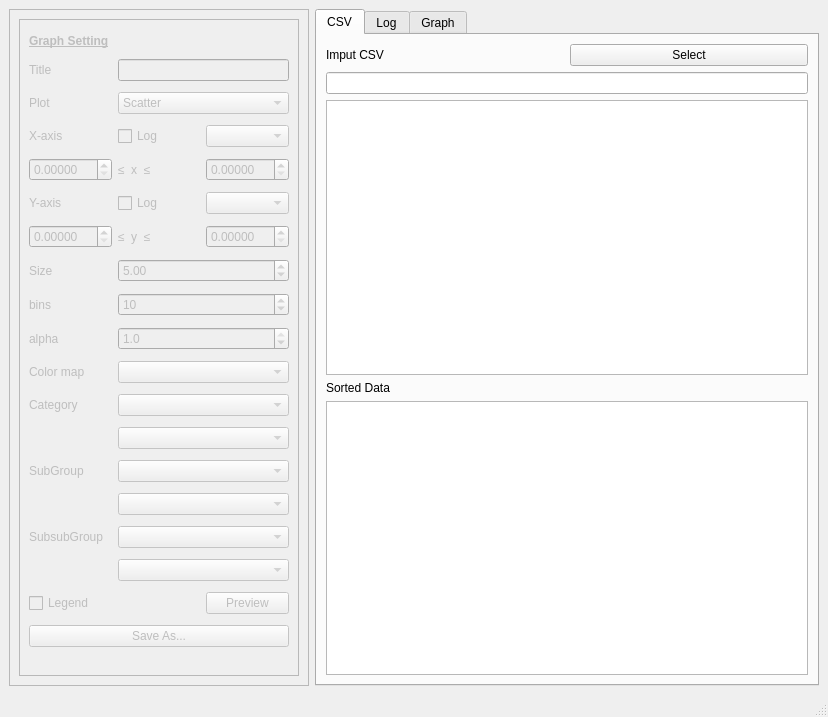
<?xml version="1.0" encoding="UTF-8"?>
<ui version="4.0">
 <class>MainWindow</class>
 <widget class="QMainWindow" name="MainWindow">
  <property name="geometry">
   <rect>
    <x>0</x>
    <y>0</y>
    <width>828</width>
    <height>717</height>
   </rect>
  </property>
  <property name="windowTitle">
   <string>MainWindow</string>
  </property>
  <widget class="QWidget" name="centralwidget">
   <layout class="QGridLayout" name="gridLayout_2">
    <item row="0" column="0">
     <widget class="QScrollArea" name="scrollArea">
      <property name="minimumSize">
       <size>
        <width>240</width>
        <height>0</height>
       </size>
      </property>
      <property name="maximumSize">
       <size>
        <width>300</width>
        <height>16777215</height>
       </size>
      </property>
      <property name="widgetResizable">
       <bool>true</bool>
      </property>
      <widget class="QWidget" name="scrollAreaWidgetContents">
       <property name="geometry">
        <rect>
         <x>0</x>
         <y>0</y>
         <width>303</width>
         <height>648</height>
        </rect>
       </property>
       <layout class="QGridLayout" name="gridLayout_5">
        <item row="1" column="1">
         <widget class="QFrame" name="frame_graph">
          <property name="enabled">
           <bool>false</bool>
          </property>
          <property name="frameShape">
           <enum>QFrame::StyledPanel</enum>
          </property>
          <property name="frameShadow">
           <enum>QFrame::Raised</enum>
          </property>
          <layout class="QGridLayout" name="gridLayout_6">
           <item row="9" column="0">
            <widget class="QLabel" name="label_bins">
             <property name="text">
              <string>bins</string>
             </property>
            </widget>
           </item>
           <item row="10" column="0">
            <widget class="QLabel" name="label_30">
             <property name="text">
              <string>alpha</string>
             </property>
            </widget>
           </item>
           <item row="3" column="0">
            <widget class="QLabel" name="label_18">
             <property name="text">
              <string>X-axis</string>
             </property>
            </widget>
           </item>
           <item row="11" column="0">
            <widget class="QLabel" name="label">
             <property name="text">
              <string>Color map</string>
             </property>
            </widget>
           </item>
           <item row="0" column="0" colspan="3">
            <widget class="QLabel" name="label_22">
             <property name="sizePolicy">
              <sizepolicy hsizetype="Preferred" vsizetype="Fixed">
               <horstretch>0</horstretch>
               <verstretch>0</verstretch>
              </sizepolicy>
             </property>
             <property name="font">
              <font>
               <weight>75</weight>
               <bold>true</bold>
               <underline>true</underline>
              </font>
             </property>
             <property name="text">
              <string>Graph Setting</string>
             </property>
            </widget>
           </item>
           <item row="21" column="2">
            <widget class="QPushButton" name="button_preview">
             <property name="text">
              <string>Preview</string>
             </property>
            </widget>
           </item>
           <item row="1" column="0">
            <widget class="QLabel" name="label_2">
             <property name="text">
              <string>Title</string>
             </property>
            </widget>
           </item>
           <item row="19" column="0">
            <widget class="QLabel" name="label_29">
             <property name="text">
              <string>SubsubGroup</string>
             </property>
            </widget>
           </item>
           <item row="12" column="0">
            <widget class="QLabel" name="label_20">
             <property name="text">
              <string>Category</string>
             </property>
            </widget>
           </item>
           <item row="15" column="0">
            <widget class="QLabel" name="label_28">
             <property name="text">
              <string>SubGroup</string>
             </property>
            </widget>
           </item>
           <item row="2" column="0">
            <widget class="QLabel" name="label_24">
             <property name="text">
              <string>Plot</string>
             </property>
            </widget>
           </item>
           <item row="3" column="2">
            <widget class="QComboBox" name="cmb_x"/>
           </item>
           <item row="5" column="0">
            <widget class="QLabel" name="label_19">
             <property name="text">
              <string>Y-axis</string>
             </property>
            </widget>
           </item>
           <item row="22" column="0" colspan="3">
            <widget class="QPushButton" name="button_save">
             <property name="text">
              <string>Save As...</string>
             </property>
            </widget>
           </item>
           <item row="8" column="0">
            <widget class="QLabel" name="label_21">
             <property name="text">
              <string>Size</string>
             </property>
            </widget>
           </item>
           <item row="3" column="1">
            <widget class="QCheckBox" name="cb_logx">
             <property name="text">
              <string>Log</string>
             </property>
            </widget>
           </item>
           <item row="1" column="1" colspan="2">
            <widget class="QLineEdit" name="text_title"/>
           </item>
           <item row="2" column="1" colspan="2">
            <widget class="QComboBox" name="cmb_plot">
             <item>
              <property name="text">
               <string>Scatter</string>
              </property>
             </item>
             <item>
              <property name="text">
               <string>Density</string>
              </property>
             </item>
             <item>
              <property name="text">
               <string>Histogram</string>
              </property>
             </item>
             <item>
              <property name="text">
               <string>Line</string>
              </property>
             </item>
             <item>
              <property name="text">
               <string>Box plots</string>
              </property>
             </item>
            </widget>
           </item>
           <item row="5" column="2">
            <widget class="QComboBox" name="cmb_y"/>
           </item>
           <item row="5" column="1">
            <widget class="QCheckBox" name="cb_logy">
             <property name="text">
              <string>Log</string>
             </property>
            </widget>
           </item>
           <item row="8" column="1" colspan="2">
            <widget class="QDoubleSpinBox" name="dsb_markerSize">
             <property name="minimum">
              <double>0.100000000000000</double>
             </property>
             <property name="maximum">
              <double>30.000000000000000</double>
             </property>
             <property name="singleStep">
              <double>0.100000000000000</double>
             </property>
             <property name="value">
              <double>5.000000000000000</double>
             </property>
            </widget>
           </item>
           <item row="9" column="1" colspan="2">
            <widget class="QSpinBox" name="spb_bins">
             <property name="minimum">
              <number>1</number>
             </property>
             <property name="maximum">
              <number>200</number>
             </property>
             <property name="value">
              <number>10</number>
             </property>
            </widget>
           </item>
           <item row="10" column="1" colspan="2">
            <widget class="QDoubleSpinBox" name="dsb_alpha">
             <property name="decimals">
              <number>1</number>
             </property>
             <property name="minimum">
              <double>0.100000000000000</double>
             </property>
             <property name="maximum">
              <double>1.000000000000000</double>
             </property>
             <property name="singleStep">
              <double>0.100000000000000</double>
             </property>
             <property name="value">
              <double>1.000000000000000</double>
             </property>
            </widget>
           </item>
           <item row="11" column="1" colspan="2">
            <widget class="QComboBox" name="cmb_cmap"/>
           </item>
           <item row="12" column="1" colspan="2">
            <widget class="QComboBox" name="cmb_color"/>
           </item>
           <item row="13" column="1" colspan="2">
            <widget class="QComboBox" name="cmb_sort"/>
           </item>
           <item row="15" column="1" colspan="2">
            <widget class="QComboBox" name="cmb_subcolor"/>
           </item>
           <item row="17" column="1" colspan="2">
            <widget class="QComboBox" name="cmb_subsort"/>
           </item>
           <item row="19" column="1" colspan="2">
            <widget class="QComboBox" name="cmb_subsubcolor"/>
           </item>
           <item row="20" column="1" colspan="2">
            <widget class="QComboBox" name="cmb_subsubsort"/>
           </item>
           <item row="4" column="0">
            <widget class="QDoubleSpinBox" name="dsb_xmin">
             <property name="decimals">
              <number>5</number>
             </property>
            </widget>
           </item>
           <item row="4" column="1">
            <widget class="QLabel" name="label_3">
             <property name="text">
              <string>≤  x  ≤</string>
             </property>
            </widget>
           </item>
           <item row="4" column="2">
            <widget class="QDoubleSpinBox" name="dsb_xmax">
             <property name="decimals">
              <number>5</number>
             </property>
            </widget>
           </item>
           <item row="6" column="2">
            <widget class="QDoubleSpinBox" name="dsb_ymax">
             <property name="decimals">
              <number>5</number>
             </property>
            </widget>
           </item>
           <item row="6" column="1">
            <widget class="QLabel" name="label_4">
             <property name="text">
              <string>≤  y  ≤</string>
             </property>
            </widget>
           </item>
           <item row="6" column="0">
            <widget class="QDoubleSpinBox" name="dsb_ymin">
             <property name="decimals">
              <number>5</number>
             </property>
            </widget>
           </item>
           <item row="21" column="0">
            <widget class="QCheckBox" name="cb_legend">
             <property name="text">
              <string>Legend</string>
             </property>
            </widget>
           </item>
          </layout>
         </widget>
        </item>
       </layout>
      </widget>
     </widget>
    </item>
    <item row="0" column="1">
     <widget class="QTabWidget" name="tab_pca">
      <property name="tabPosition">
       <enum>QTabWidget::North</enum>
      </property>
      <property name="tabShape">
       <enum>QTabWidget::Rounded</enum>
      </property>
      <property name="currentIndex">
       <number>0</number>
      </property>
      <widget class="QWidget" name="tn_summary">
       <attribute name="title">
        <string>CSV</string>
       </attribute>
       <layout class="QGridLayout" name="gridLayout">
        <item row="0" column="1">
         <widget class="QPushButton" name="button_csvPath">
          <property name="text">
           <string>Select</string>
          </property>
         </widget>
        </item>
        <item row="3" column="0">
         <widget class="QLabel" name="label_16">
          <property name="text">
           <string>Sorted Data</string>
          </property>
         </widget>
        </item>
        <item row="0" column="0">
         <widget class="QLabel" name="label_15">
          <property name="text">
           <string>Imput CSV</string>
          </property>
         </widget>
        </item>
        <item row="2" column="0" colspan="2">
         <widget class="QTableView" name="table_summary"/>
        </item>
        <item row="4" column="0" colspan="2">
         <widget class="QTableView" name="table_sorted"/>
        </item>
        <item row="1" column="0" colspan="2">
         <widget class="QLineEdit" name="textbox_csvPath"/>
        </item>
       </layout>
      </widget>
      <widget class="QWidget" name="tab_4">
       <attribute name="title">
        <string>Log</string>
       </attribute>
       <layout class="QGridLayout" name="gridLayout_12">
        <item row="0" column="0">
         <widget class="QTextEdit" name="logbox">
          <property name="html">
           <string>&lt;!DOCTYPE HTML PUBLIC &quot;-//W3C//DTD HTML 4.0//EN&quot; &quot;http://www.w3.org/TR/REC-html40/strict.dtd&quot;&gt;
&lt;html&gt;&lt;head&gt;&lt;meta name=&quot;qrichtext&quot; content=&quot;1&quot; /&gt;&lt;style type=&quot;text/css&quot;&gt;
p, li { white-space: pre-wrap; }
&lt;/style&gt;&lt;/head&gt;&lt;body style=&quot; font-family:'.SF NS Text'; font-size:13pt; font-weight:400; font-style:normal;&quot;&gt;
&lt;p style=&quot;-qt-paragraph-type:empty; margin-top:0px; margin-bottom:0px; margin-left:0px; margin-right:0px; -qt-block-indent:0; text-indent:0px;&quot;&gt;&lt;br /&gt;&lt;/p&gt;&lt;/body&gt;&lt;/html&gt;</string>
          </property>
         </widget>
        </item>
       </layout>
      </widget>
      <widget class="QWidget" name="tn_graph">
       <attribute name="title">
        <string>Graph</string>
       </attribute>
       <layout class="QGridLayout" name="gridLayout_11">
        <item row="0" column="0">
         <widget class="QScrollArea" name="canvas">
          <property name="widgetResizable">
           <bool>true</bool>
          </property>
          <widget class="QWidget" name="scrollAreaWidgetContents_3">
           <property name="geometry">
            <rect>
             <x>0</x>
             <y>0</y>
             <width>440</width>
             <height>593</height>
            </rect>
           </property>
          </widget>
         </widget>
        </item>
       </layout>
      </widget>
     </widget>
    </item>
   </layout>
  </widget>
  <widget class="QMenuBar" name="menubar">
   <property name="geometry">
    <rect>
     <x>0</x>
     <y>0</y>
     <width>828</width>
     <height>22</height>
    </rect>
   </property>
  </widget>
  <widget class="QStatusBar" name="statusbar"/>
 </widget>
 <resources>
  <include location="../../../../Data/Hobbies/untitled folder/Penta_gif_02.qrc"/>
 </resources>
 <connections>
  <connection>
   <sender>button_csvPath</sender>
   <signal>clicked()</signal>
   <receiver>MainWindow</receiver>
   <slot>readcsv()</slot>
   <hints>
    <hint type="sourcelabel">
     <x>760</x>
     <y>93</y>
    </hint>
    <hint type="destinationlabel">
     <x>310</x>
     <y>26</y>
    </hint>
   </hints>
  </connection>
  <connection>
   <sender>cmb_x</sender>
   <signal>currentIndexChanged(int)</signal>
   <receiver>MainWindow</receiver>
   <slot>setXaxis()</slot>
   <hints>
    <hint type="sourcelabel">
     <x>288</x>
     <y>170</y>
    </hint>
    <hint type="destinationlabel">
     <x>4</x>
     <y>250</y>
    </hint>
   </hints>
  </connection>
  <connection>
   <sender>cmb_y</sender>
   <signal>currentIndexChanged(int)</signal>
   <receiver>MainWindow</receiver>
   <slot>setYaxis()</slot>
   <hints>
    <hint type="sourcelabel">
     <x>288</x>
     <y>223</y>
    </hint>
    <hint type="destinationlabel">
     <x>4</x>
     <y>279</y>
    </hint>
   </hints>
  </connection>
  <connection>
   <sender>cmb_color</sender>
   <signal>currentIndexChanged(int)</signal>
   <receiver>MainWindow</receiver>
   <slot>setColor()</slot>
   <hints>
    <hint type="sourcelabel">
     <x>288</x>
     <y>408</y>
    </hint>
    <hint type="destinationlabel">
     <x>2</x>
     <y>401</y>
    </hint>
   </hints>
  </connection>
  <connection>
   <sender>cmb_sort</sender>
   <signal>currentIndexChanged(int)</signal>
   <receiver>MainWindow</receiver>
   <slot>setSort()</slot>
   <hints>
    <hint type="sourcelabel">
     <x>288</x>
     <y>438</y>
    </hint>
    <hint type="destinationlabel">
     <x>3</x>
     <y>436</y>
    </hint>
   </hints>
  </connection>
  <connection>
   <sender>cmb_subcolor</sender>
   <signal>currentIndexChanged(int)</signal>
   <receiver>MainWindow</receiver>
   <slot>setSubColor()</slot>
   <hints>
    <hint type="sourcelabel">
     <x>288</x>
     <y>468</y>
    </hint>
    <hint type="destinationlabel">
     <x>3</x>
     <y>474</y>
    </hint>
   </hints>
  </connection>
  <connection>
   <sender>cmb_subsort</sender>
   <signal>currentIndexChanged(int)</signal>
   <receiver>MainWindow</receiver>
   <slot>setSubSort()</slot>
   <hints>
    <hint type="sourcelabel">
     <x>288</x>
     <y>498</y>
    </hint>
    <hint type="destinationlabel">
     <x>6</x>
     <y>500</y>
    </hint>
   </hints>
  </connection>
  <connection>
   <sender>cmb_subsubcolor</sender>
   <signal>currentIndexChanged(int)</signal>
   <receiver>MainWindow</receiver>
   <slot>setSubsubColor()</slot>
   <hints>
    <hint type="sourcelabel">
     <x>288</x>
     <y>528</y>
    </hint>
    <hint type="destinationlabel">
     <x>6</x>
     <y>531</y>
    </hint>
   </hints>
  </connection>
  <connection>
   <sender>cmb_subsubsort</sender>
   <signal>currentIndexChanged(int)</signal>
   <receiver>MainWindow</receiver>
   <slot>setSubsubSort()</slot>
   <hints>
    <hint type="sourcelabel">
     <x>288</x>
     <y>558</y>
    </hint>
    <hint type="destinationlabel">
     <x>5</x>
     <y>563</y>
    </hint>
   </hints>
  </connection>
  <connection>
   <sender>cmb_plot</sender>
   <signal>currentIndexChanged(int)</signal>
   <receiver>MainWindow</receiver>
   <slot>setPlotType()</slot>
   <hints>
    <hint type="sourcelabel">
     <x>288</x>
     <y>140</y>
    </hint>
    <hint type="destinationlabel">
     <x>3</x>
     <y>215</y>
    </hint>
   </hints>
  </connection>
  <connection>
   <sender>button_preview</sender>
   <signal>clicked()</signal>
   <receiver>MainWindow</receiver>
   <slot>graphDraw()</slot>
   <hints>
    <hint type="sourcelabel">
     <x>291</x>
     <y>596</y>
    </hint>
    <hint type="destinationlabel">
     <x>8</x>
     <y>636</y>
    </hint>
   </hints>
  </connection>
  <connection>
   <sender>button_save</sender>
   <signal>clicked()</signal>
   <receiver>MainWindow</receiver>
   <slot>saveFigure()</slot>
   <hints>
    <hint type="sourcelabel">
     <x>72</x>
     <y>630</y>
    </hint>
    <hint type="destinationlabel">
     <x>5</x>
     <y>686</y>
    </hint>
   </hints>
  </connection>
 </connections>
 <slots>
  <slot>readcsv()</slot>
  <slot>setXaxis()</slot>
  <slot>setYaxis()</slot>
  <slot>setColor()</slot>
  <slot>setSort()</slot>
  <slot>setSubColor()</slot>
  <slot>setSubSort()</slot>
  <slot>setSubsubColor()</slot>
  <slot>setSubsubSort()</slot>
  <slot>setPlotType()</slot>
  <slot>graphDraw()</slot>
  <slot>useColorMapI()</slot>
  <slot>useColorMapII()</slot>
  <slot>useColorMapIII()</slot>
  <slot>saveFigure()</slot>
 </slots>
</ui>
